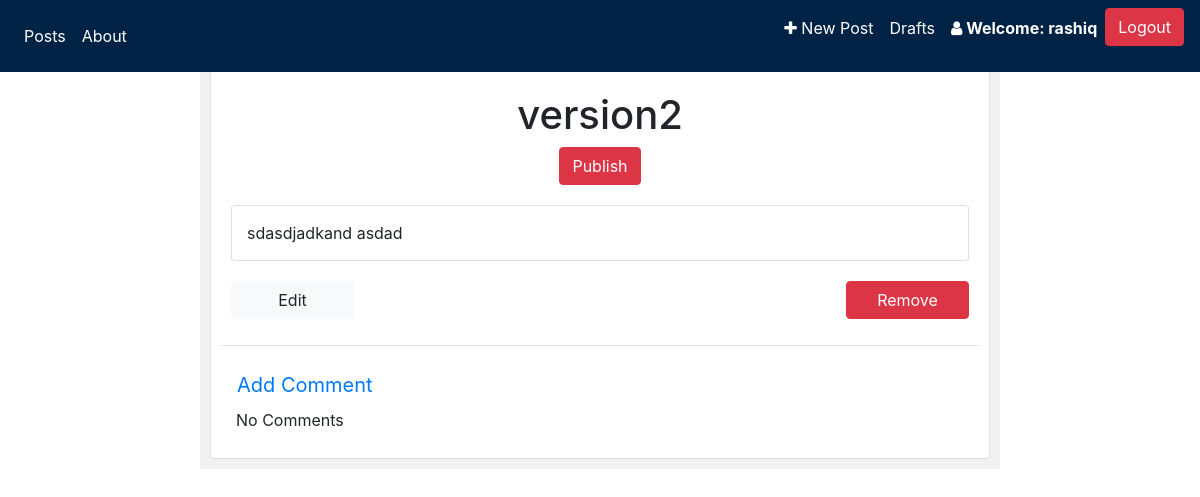
Page /7 (signed in) on the earlier database version.
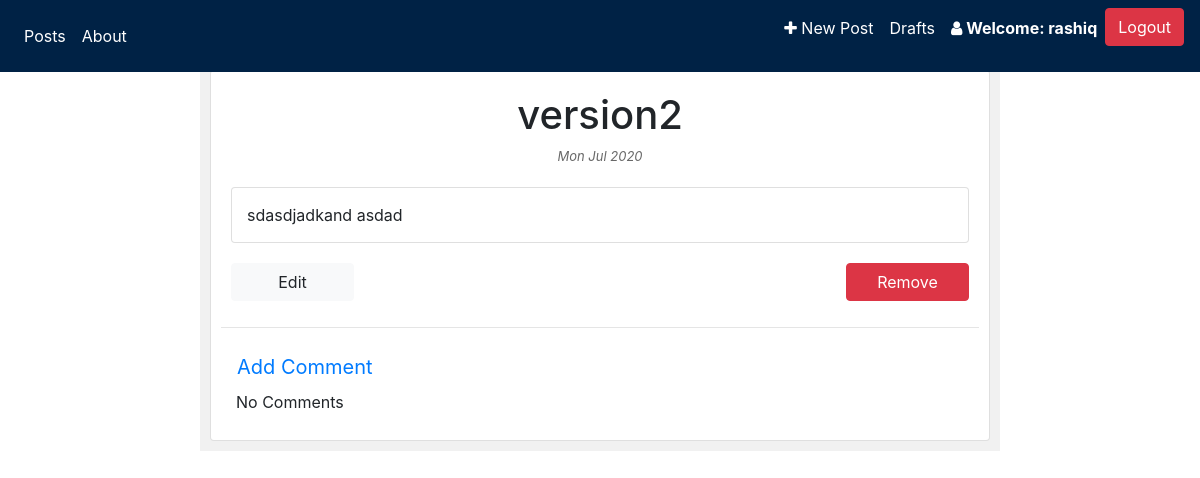
Same page on the later database version.
### blog/models.py (models this page shows, shortened)
class Post(models.Model):
    author = models.ForeignKey('auth.User', on_delete=models.CASCADE)
    title = models.CharField(max_length=100)
    text = models.TextField()
    date = models.DateTimeField(default=timezone.now)
    publish_date = models.DateTimeField(blank=True, null=True)
    public = models.BooleanField(default=False)

### blog/views.py (the view)
# urls.py: path('<int:pk>', views.PostDetailView.as_view(), name="detail_post"),
class PostDetailView(DetailView):
    model = Post

### blog/templates/blog/post_detail.html
{% extends 'blog/base.html' %}
{% block body %}
    <div class="upper" style="padding: 10px; text-align: center">
        <h1 class="posttitle loader">{{ post.title }}</h1>
        {% if post.publish_date and post.public %}
            <div class="date postdate">
                {{ post.publish_date|date:'D M Y' }}
            </div>
        {% else %}
            {% if user.is_authenticated %}
                <a class="btn btn-danger" href="{% url 'publish_post' pk=post.pk %}">Publish</a>
            {% endif %}
        {% endif %}
    </div>
    <p class="postcontent card" style="padding: 15px; margin: 10px" id="content">{{ post.text|safe }}</p>
    {% if user.is_authenticated %}
        <div class="container">
            <div class="row" style="text-align: center; padding: 10px">
                <a class="btn btn-light col-2" href="{% url 'edit_post' pk=post.pk %}">Edit</a>
                <div class="col-sm"></div>
                <a class="btn btn-danger col-2" href="{% url 'remove_post' pk=post.pk %}">Remove</a>
            </div>
        </div>
    {% endif %}
    <hr>
    <a class="btn-lg" href="{% url 'addcomment_post' pk=post.pk %}">Add Comment</a>
    <div class="container">
        {% for comment in post.comments.all %}
            <div class="card" style="margin-bottom: 10px; padding: 20px">
                <p style="font-weight: bold">{{ comment.author }}</p>
                <p>{{ comment.text }}</p>
                {{ comment.date }}
            </div>
        {% empty %}
            <p>No Comments</p>
        {% endfor %}
    </div>
{% endblock %}

Differences in the rows shown:
changed Post "version2": publish_date (not shown) → "Mon Jul 2020"
Other differences:
text no longer shown: "Publish"
